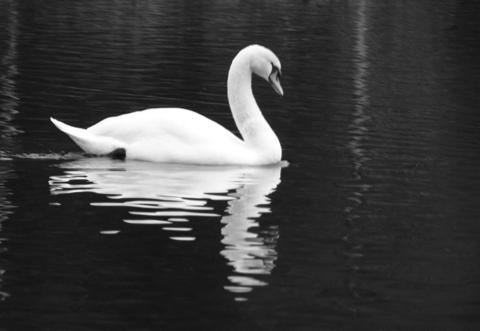
%> input picture Artificial Intelligence II/Computer Vision/Images/swan.png, 480 x 331 px
$ octave A2.m   (GNU Octave 9; MATLAB toolbox functions it lacks are replaced by stand-ins)
%> lines starting %> are read from the running program, lines starting %| are printed output that depends on the picture
### Code/FunctionStubs/applyFilter.m
function outIm = applyFilter(im,F)
  % filter = flip(flip(F, 1), 2);
  filter = F
  outIm = [];
  [u, v] = size(filter);
  u = floor(u / 2);
  v = floor(v / 2);
  image = padarray(im, [u, v], 0);
  for iRow = 1 + u:size(image, 1) - u
      row = [];
    for iCol = 1 + v:size(image, 2) - v
      grid = image(iRow - u:iRow + u, iCol - v:iCol + v);
      pixel = sum(sum(grid .* filter));
      row = [row pixel];
    end
    outIm = [outIm; row];
  end
  %outIm = transpose(reshape(outIm, size(im)));
end

### Code/Q4_SeamCarving/stretch.m
function out = stretch(im)

smallest = min(im(:));
largest = max(im(:));

[row,col] = size(im);

out = double(im);

if smallest == largest,
    out = zeros(row,col);
else
    ratio = 255/(largest-smallest);
    out = out-smallest;
    out = out*ratio;
end;

### Code/FunctionStubs/computeEngGrad.m

function eng = computeEngGrad(im,F)

### Artificial Intelligence II/Computer Vision/Code/A2.m

%% P1
% a)
im = [101   244   231   126   249;
      151   249   219     9    64;
      88    93    21   112   155;
      114    55    55   120   205;
      84   154    24   252    63];

F = [-1 0 1 ; -3 0 3; -1 0 1];

outIm = applyFilter(im,F)

% outIm =
%
%          981         458        -594        -101        -387
%         1084         267        -819        -313        -265
%          583        -192        -118         397        -465
%          412        -304         312         623        -724
%          517        -239         359         267        -876

s = sum(abs(outIm(:)))

% s =
%
%        11657


% b)
im = double(imread('swan.png'));
%> im: size 331x480 double; min 8, max 255, mean 63.1; mean of the top-left, top-right, bottom-left and bottom-right quarters 80.2, 60.3, 62.3, 49.8

F = [-1 0 1 ; -3 0 3; -1 0 1];

outIm = applyFilter(im, F);
%> call 2 of applyFilter, with F = [-1 0 1; -3 0 3; -1 0 1]
%> in applyFilter (call 2), `image = padarray(im, [u, v], 0);`:
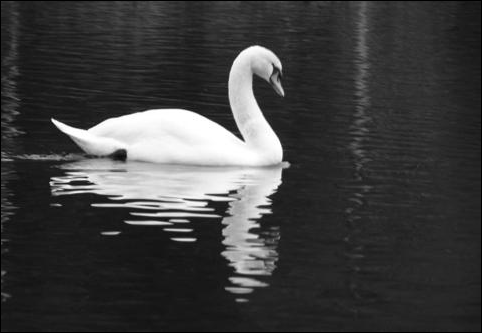
%> image: size 333x482 double; min 0, max 255, mean 62.5
%> after the loop in applyFilter (call 2), `for iRow = 1 + u:size(image, 1) - u`:
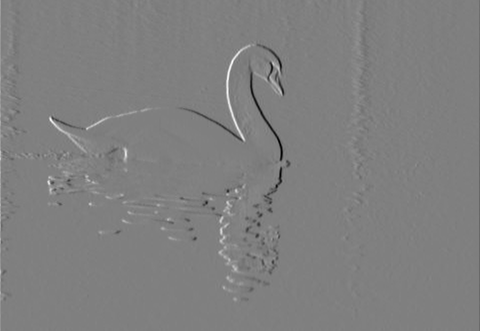
%> outIm: size 331x480 double; min -993, max 987, mean -0.1; drawn with min black and max white

s = sum(abs(outIm(:)))
%> s = 2937527

% s =
%
%      2937527

imwrite(uint8(stretch(outIm)), './swanFiltered.png');
%> in stretch, `smallest = min(im(:));`: smallest = -993
%> in stretch, `largest = max(im(:));`: largest = 987
%> in stretch, `ratio = 255/(largest-smallest);`: ratio = 0.129


%% P2
% a)
im = zeros(5,5,3);
im(:,:,1) =   [101   244   231   126   249;
                151   249   219     9    64;
                88    93    21   112   155;
                114    55    55   120   205;
                84   154    24   252    63];


im(:,:,2) =   [115   228   195    68   102;
                92    74   216    64   221;
                218   134   123    35   213;
                229    23   192   111   147;
                164   218    78   231   146];


im(:,:,3) =  [  91   201   137    85   182;
                225   102    91   122    60;
                85    46   139   162   241;
                101   252    31   100    69;
                158   198   196    26   239];

F = [ 1 3 0 -3 -1];
eng = computeEngGrad(im,F)
%> (the run ends here)
